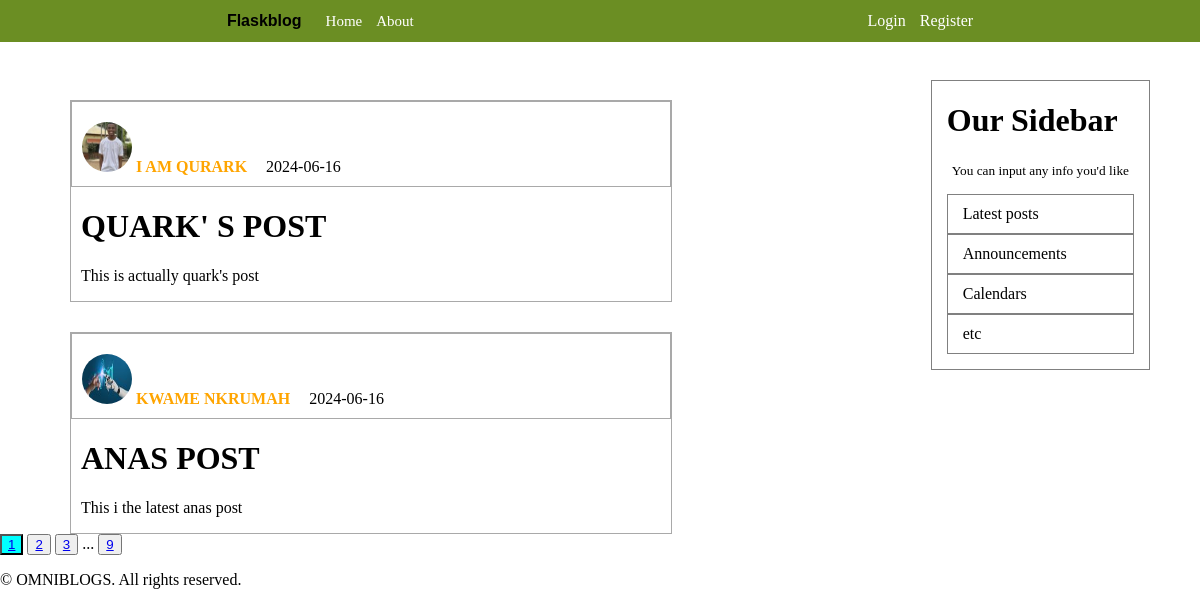
The page / on the database its author committed.
### flaskblog/models.py (models this page shows, shortened)
class Post(db.Model):
    id = db.Column(db.Integer, primary_key =True)
    title = db.Column(db.String(100), nullable=False)
    date_posted=db.Column(db.DateTime, nullable=False, default=datetime.utcnow)
    content = db.Column(db.Text, nullable = False)
    user_id = db.Column(db.Integer, db.ForeignKey('user.id'), nullable=False)

class User(db.Model, UserMixin):
    id = db.Column(db.Integer, primary_key=True)
    username = db.Column(db.String(20), nullable=False, unique= True)
    email = db.Column(db.String(120), nullable=False, unique=True)
    image_file = db.Column(db.String(20), nullable=False, default='default.jpg')
    password = db.Column(db.String(60), nullable=False)
    posts = db.relationship('Post', backref='author', lazy=True)

### flaskblog/main/routes.py (the view)
@main.route("/home")
@main.route("/")
def home():
    page=request.args.get('page', 1, type=int)
    posts = Post.query.order_by(Post.date_posted.desc()).paginate(per_page=2, page=page)
    return render_template('home.html', posts=posts)

### flaskblog/templates/home.html
{% extends 'layout.html' %}
{% block content %}
    {% for post in posts.items %}
    <div class="blog-container">
        <div class="aut-date">
            <img class="pro-pic" src="{{ url_for('static',filename='profile_pics/' + post.author.image_file) }}">
            <a href="{{ url_for('users.user_posts', username=post.author.username) }}" class="aut-link">{{ post.author.username }}</a>
            <p class="dte">{{ post.date_posted.strftime('%Y-%m-%d') }}</p>
        </div>
        <h1><a href="{{ url_for('posts.post', post_id=post.id) }}" class="tit-link">{{ post.title }}</a></h1>
        <p class="cnt">{{ post.content }}</p>
    </div>
   {% endfor %}
   {% for page_num in posts.iter_pages(left_edge=1, right_edge=1, left_current=1, right_current=2) %}
    {% if page_num %}
        {% if posts.page==page_num %}
            <button class="main-page"><a href="{{ url_for('main.home', page=page_num) }}">{{ page_num }}</a></button>
        {% else %}
            <button><a href="{{ url_for('main.home', page=page_num) }}">{{ page_num }}</a></button>
        {% endif %}
    {% else %}
        ...
    {% endif %}
   {% endfor %}
   <div>
    <p>&copy; {{ current_year }} OMNIBLOGS. All rights reserved.</p>
   </div>
{% endblock content %}

### flaskblog/templates/layout.html (shortened to what this page needs)
<!DOCTYPE html>
<html lang="en">
<head>
    <link rel="stylesheet" type="text/css" href="{{url_for('static', filename='main.css') }}">
    <link rel="stylesheet" type="text/css" href="{{url_for('static', filename='home.css') }}">
    <link rel="stylesheet" type="text/css" href="{{url_for('static', filename='about.css') }}">
    <link rel="stylesheet" type="text/css" href="{{url_for('static', filename='register.css') }}">
    <link rel="stylesheet" type="text/css" href="{{url_for('static', filename='login.css') }}">
    <link rel="stylesheet" type="text/css" href="{{ url_for('static', filename='account.css') }}">
    <link rel="stylesheet" type="text/css" href="{{ url_for('static', filename='post.css') }}">
</head>
<body>
    <div  class="main-header">
        <div class="first-sec">
            <a class="tfb" href="#">Flaskblog</a>
            <a class="hme" href="{{ url_for('main.home') }}">Home</a>
            <a class="abt" href="{{ url_for('main.about') }}">About</a>
        </div>
        <div class="second-sec">
            {% if current_user.is_authenticated %}
                <a class="np" href="{{ url_for('posts.new_post') }}">New Post</a>
                <a class="acnt" href="{{ url_for('users.account') }}">Account</a>
                <a class="lgt" href="{{ url_for('users.logout') }}">Logout</a>
            {% else %}
                <a class="lgn" href="{{ url_for('users.login') }}">Login</a>
                <a class="rgs" href="{{ url_for('users.register') }}">Register</a>
            {% endif %}
        </div>
    </div>
    {% block content %}{% endblock content %}
    <div class="the-sdbar">
        <h1 class="major-header">Our Sidebar</h1>
        <small class="inp">You can input any info you'd like</small>
        <div class="lp">Latest posts</div>
        <div class="ann">Announcements</div>
        <div class="cal">Calendars</div>
        <div class="et">etc</div>
    </div>
</body>
</html>

### flaskblog/static/main.css (style rules this page uses)
body { background-color: white; margin: 0; }
.main-header { background-color: olivedrab; display: flex; flex-direction: row; justify-content: space-around; align-items: center; position: fixed; left: 0; right: 0; top: 0; }
.first-sec { padding-top: 12px; padding-bottom: 12px; }
.tfb { text-decoration: none; color: black; font-family: Arial; font-weight: bold; }
.hme { text-decoration: none; color: white; margin-left: 20px; font-size: 15px; }
.abt { text-decoration: none; color: white; margin-left: 10px; font-size: 15px; }
.lgn { text-decoration: none; color: white; }
.rgs { text-decoration: none; color: white; margin-left: 10px; }
.the-sdbar { position: fixed; border: 1px solid gray; top: 80px; right: 50px; }
.major-header { padding-left: 15px; padding-right: 15px; }
.inp { padding-left: 20px; padding-right: 20px; }
.lp, .ann, .et,.cal { padding-left: 15px; padding-right: 15px; border: 1px solid gray; padding-top: 10px; padding-bottom: 10px; margin-left: 15px; margin-right: 15px; }
.lp { margin-top: 15px; }
.et { margin-bottom: 15px; }

### flaskblog/static/home.css (style rules this page uses)
.blog-container { border: 1px solid darkgray; width: 600px; margin-top: 100px; margin-left: 70px; }
.aut-date { padding-left: 10px; padding-right: 10px; padding-top: 10px; padding-bottom: 10px; border: 1px solid darkgray; }
.aut-link { text-decoration: none; color: orange; font-weight: bold; cursor: pointer; }
.dte { display: inline; flex-direction: row; margin-left: 15px; }
.tit-link { margin-left: 10px; text-decoration: none; color: black; cursor: pointer; }
.cnt { margin-left: 10px; }
.blog-container + .blog-container { margin-top: 30px; }
.main-page { background-color: aqua; }

### flaskblog/static/account.css (style rules this page uses)
.pro-pic { height: 50px; width: 50px; border-radius: 25px; margin-top: 10px; }

### rows shown on the page
Post: image_file (picture), author.username "I AM QURARK", date_posted "2024-06-16", title "QUARK' S POST", content "This is actually quark's post"
Post: image_file (picture), author.username "KWAME NKRUMAH", date_posted "2024-06-16", title "ANAS POST", content "This i the latest anas post"

### other values the page prints
{{ page_num }} "1"
{{ page_num }} "2" "3" "9"
